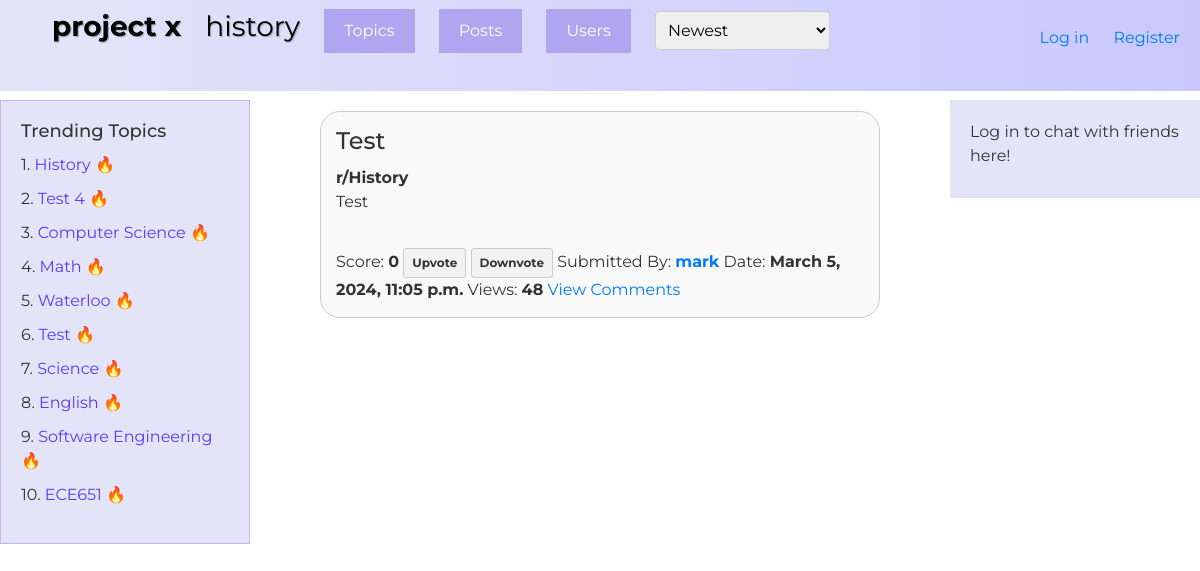
The app's page /topic/18/, older data.
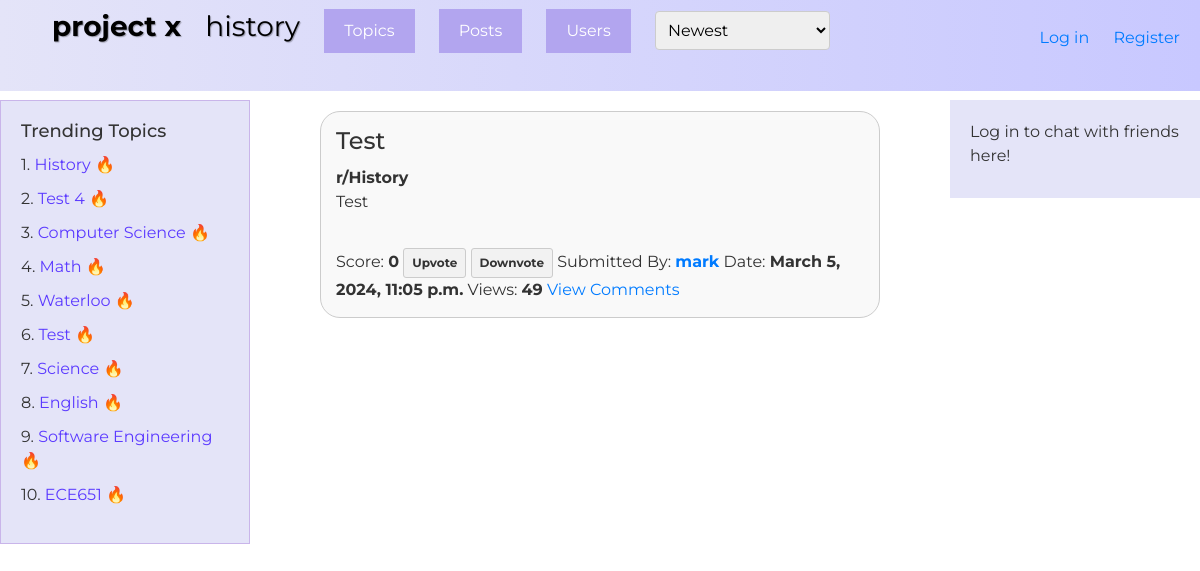
The same page, newer data.
### QuestionHub/models.py (models this page shows, shortened)
class Post(models.Model):
    author = models.ForeignKey(User, null=False, on_delete=models.CASCADE)
    topic = models.ForeignKey(Topic, null=True, on_delete=models.CASCADE)
    title = models.CharField(max_length=255, null=False)
    body = models.TextField(null=False)
    timestamp = models.DateTimeField(auto_now_add=True)
    score = models.IntegerField(default=0)
    num_views = models.IntegerField(default=0)

class Topic(models.Model):
    id = models.AutoField(primary_key=True, editable=False)
    name = models.CharField(max_length=255)

### QuestionHub/views.py (the view)
# urls.py: path('topic/<int:id>/', views.topic_detail, name='topic_detail'),
def topic_detail(request, id):
    topic = Topic.objects.get(id=id)
    trending_topics = Topic.objects.annotate(total_views=Sum('post__num_views')).order_by('-total_views')[:10]
    filtered_posts = Post.objects.all() if not topic else Post.objects.filter(topic_id=id)
    ordering = request.GET.get('ordering', '-timestamp')
    current_user = request.user
    if ordering == 'num_views':
        filtered_posts = Post.objects.all().order_by('-num_views') if not topic else Post.objects.filter(topic_id=id).order_by('-num_views')
    elif ordering == 'most_upvoted':
        filtered_posts = Post.objects.all().order_by('-score') if not topic else Post.objects.filter(topic_id=id).order_by('-score')
    elif ordering == 'most_downvoted':
        filtered_posts = Post.objects.all().order_by('score') if not topic else Post.objects.filter(topic_id=id).order_by('score')
    else:
        filtered_posts = Post.objects.all().order_by('-timestamp') if not topic else Post.objects.filter(topic_id=id).order_by('-timestamp')
    topics = Topic.objects.all()
    users = User.objects.all()
    user_votes = []
    post_vote_list = []
    if request.user.is_authenticated:
        user_votes = Vote.objects.filter(user=request.user)
        for vote in user_votes:
          post_vote_list.append(vote.post)
    context = {
        'current_ordering': ordering,
        'filtered_posts': filtered_posts,
        'topics': topics,
        'current_page' : 'topic_detail',
        'topic' : topic,
        'users' : users,
        'trending_topics': trending_topics,
        'all_posts' : filtered_posts,
        'current_user': current_user
    }
    if user_votes:
        context['user_votes'] = user_votes
    if post_vote_list:
        context['post_vote_list'] = post_vote_list
    return render(request, 'topic_detail.html', context)

### QuestionHub/templates/topic_detail.html (shortened to what this page needs)
{% extends './base.html' %}
{% block post %}
<div id="filteredPosts">
    {% for post in filtered_posts %}
    <div class="post-container">
        <div class="post-list-item">
            <h1 class="post-list-title">
                {{ post.title }}
            </h1>
            <b>r/{{ post.topic.name }}</b>
            <p>{{ post.body }}</p>
            <br>
            Score: <b>{{ post.score }}</b>
            {% if not post in post_vote_list %}
            <a href="{% url 'upvote_post' post.id 'U' %}" class="vote-btn upvote-btn">Upvote</a>
            <a href="{% url 'upvote_post' post.id 'D' %}" class="vote-btn downvote-btn">Downvote</a>
        {%endif%}
            Submitted By: <a href="{% url 'user_profile' post.author.id %}"><b>{{ post.author.username }}</b></a>
            Date: <b>{{ post.timestamp }}</b>
            Views: <b>{{post.num_views}}</b>
            <a href="{% url 'post_detail' post.id %}">View Comments</a>
        </div>
    </div>
    {% endfor %}
</div>
{%endblock%}

Row changes from the older to the newer data that the page shows:
changed Post "Test": num_views "48" → "49"
